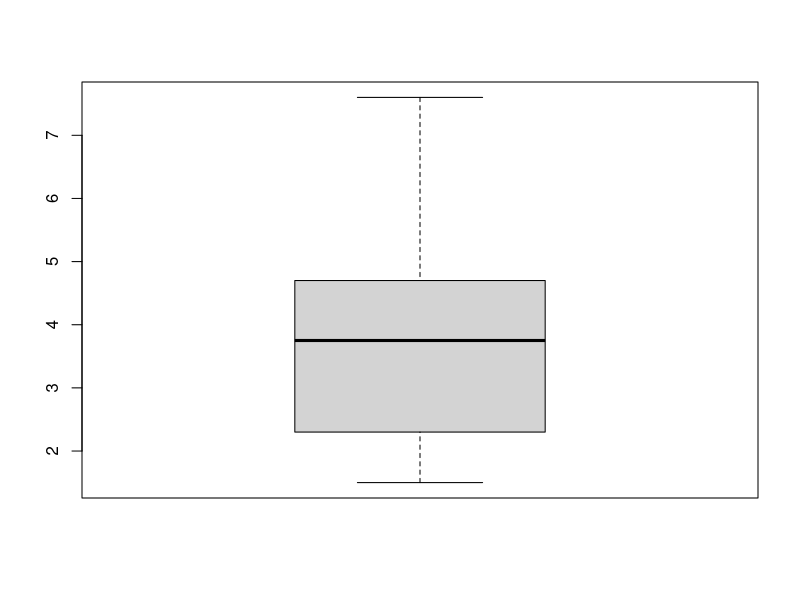

The R script that drew this image:
library(tidyverse)

before <- c(3.9, 5.3, 6.1, 4.9, 9.1, 2.8, 3.5, 3.2, 2.6, 5.9)
after <- c(3.4,4.1,4.7,4.2,7.6,1.5,2.3,2.6,2.0,5.2)
mean <- mean(after)
var <- var(after)
se <- 1.83*sqrt(3.31/10)
low <- mean - se
high <- mean + se

df <- tibble(before = before, after = after)

# wilcox.test(after, mu = 4.7, alt = "less", paired = F, conf.int = T, conf.level = 0.95, exact = F, correct = F)
# 6/sqrt(8.4)

wilcox.test(after, mu = 4.7, alternative = "less", conf.level = 0.95, conf.int = T)

boxplot(after)

x <- "now i know"

q <- c(1,6,5,8,9,4,5,3,4,5,4,3,2,6,0)

# qqnorm(before, pch = 1, frame = FALSE)
# qqline(before, col = "steelblue", lwd = 2)